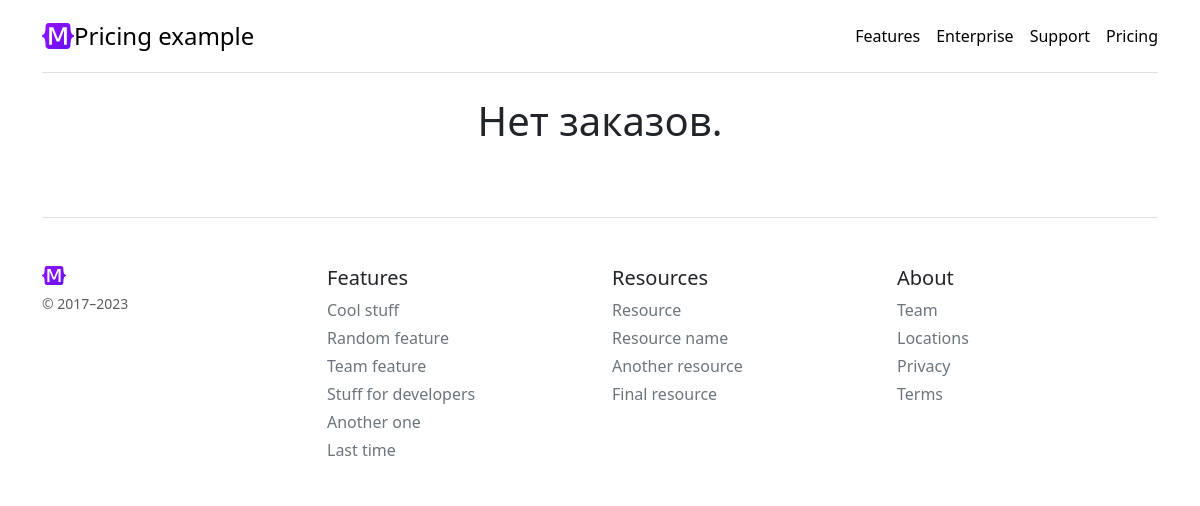
/orders/ (signed in), run on an earlier commit of the app's database.
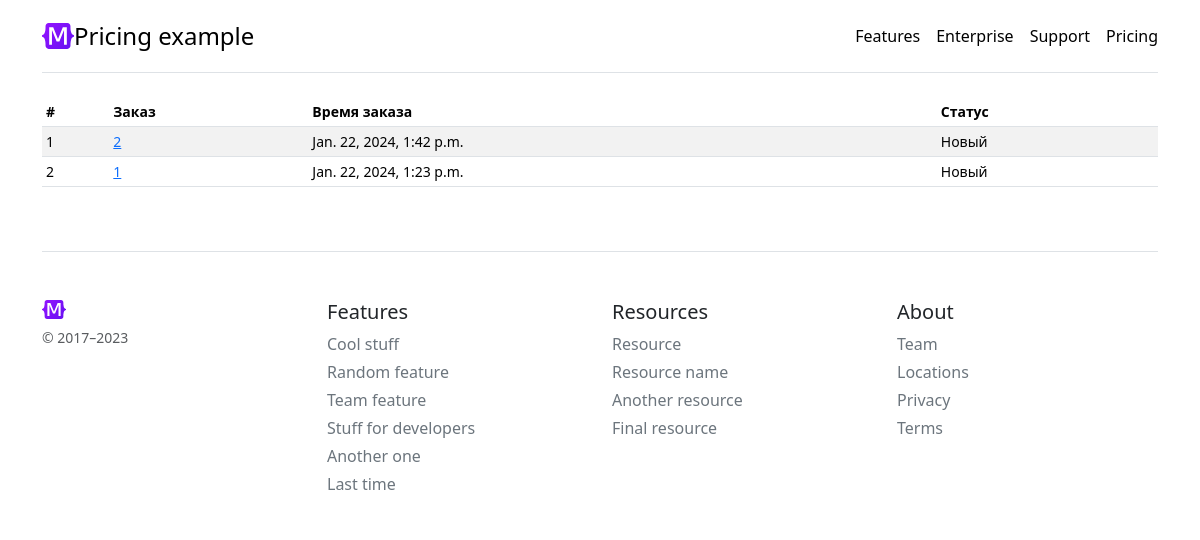
And on a later commit of the database.
### orders/models.py (models this page shows, shortened)
class Order(UserMixin,
            models.Model):
    ordered = models.DateTimeField(auto_now_add=True,
                                   verbose_name="Дата заказа")
    status = models.CharField(max_length=9,
                              choices=ORDER_STATUS,
                              verbose_name="Статус",
                              blank=True,
                              null=False,
                              default="NEW")
    cancellation_cause = models.TextField(verbose_name="Причина отказа",
                                          default="",
                                          null=False,
                                          blank=True)
    def get_absolute_url(self):
        return reverse('order-detail', kwargs={"pk": self.id})
    class Meta:
        verbose_name = "Заказ"
        verbose_name_plural = "Заказы"

### orders/views.py (the view)
# urls.py: path("orders/", OrdersListView.as_view(), name="orders-list"),
class OrdersListView(LoginRequiredMixin,
                     ListView):
    model = Order
    def get_queryset(self):
        result = Order.objects.filter(user=self.request.user).order_by(
            "-ordered")
        return result

### orders/templates/orders/order_list.html (shortened to what this page needs)
{% extends 'general/base.html' %}
{% block content %}
<div class="table-responsive small">
    {% if object_list %}
    <table class="table table-striped table-sm">
        <thead>
        <tr>
            <th scope="col">#</th>
            <th scope="col">Заказ</th>
            <th scope="col">Время заказа</th>
            <th scope="col">Статус</th>
        </tr>
        </thead>
        <tbody>
        {% for obj in object_list %}
        <tr>
            <td>{{ forloop.counter }}</td>
            <td><a href="{{ obj.get_absolute_url }}">{{ obj.pk}} </a></td>
            <td>{{ obj.ordered }}</td>
            <td>{{ obj.get_status_display }}</td>
        </tr>
        {% endfor %}
        </tbody>
    </table>
    {% else %}
        <div class="display-6 text-center mb-4">Нет заказов.</div>
    {% endif %}
</div>
{% endblock %}

What changed in the data, as far as the page shows it:
added Order: pk "2", ordered "Jan. 22, 2024, 1:42 p.m.", status "Новый"
added Order: pk "1", ordered "Jan. 22, 2024, 1:23 p.m.", status "Новый"
Also different on the page:
text no longer shown: "Нет заказов."
text now shown: "# Заказ Время заказа Статус"
